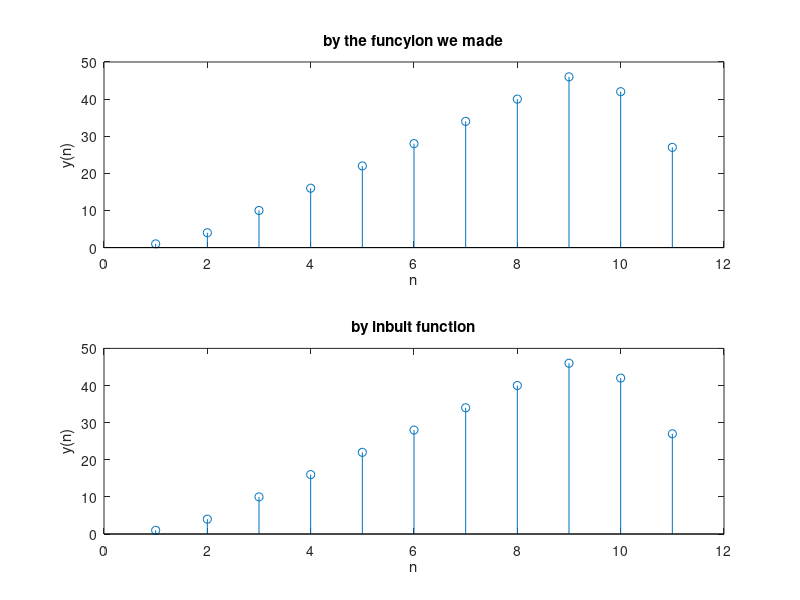

Source code (MATLAB):
close all
clear all
% Linear convalution
h=[1 2 3 4 5 6 7 8 9];
x=[1 2 3];
n=length(h);
m=length(x);
p=n+m-1;
% p will be the length of the output signal 
% now our next step is to put zeros in all places of y where y is output
% so that we can later add the values we will obtain later
y=zeros(1,p);
for i=1:p
    for k=1:n
        if i-k>=0 & i-k<m
            y(i)=y(i)+h(k)*x(i-k+1);
        end
    end
end
figure;
subplot(2,1,1);
stem(y);
title('by the funcyion we made');
xlabel("n");
ylabel("y(n)");
% now we will plot the convalution with the inbuilt conv function to cross check 
c=conv(h,x);
subplot(2,1,2);
stem(c);
title('by inbult function');
xlabel("n");
ylabel("y(n)");